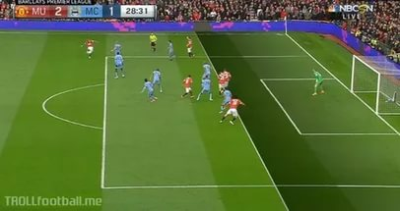
#> input picture s_futbol1.jpg, 400 x 211 px
$ jupyter execute Untitled.ipynb
#> lines starting #> are read from the running program, lines starting #| are printed output that depends on the picture; after the words box and inside, x2 and y2 are one past the last pixel; in counts of white or black regions, pixels touching at a corner belong together
[cell 1]
import cv2

resim = cv2.imread('s_futbol1.jpg')
#> resim is the input picture: shape (211, 400, 3); mean B, G, R 54.3, 111.4, 87.3


# R , G , B --> Gri
# gri = (R + G + B)/3
# gri = 0.30*R + 0.59*G + 0.11*B


gri_resim = cv2.cvtColor(resim, cv2.COLOR_BGR2GRAY)
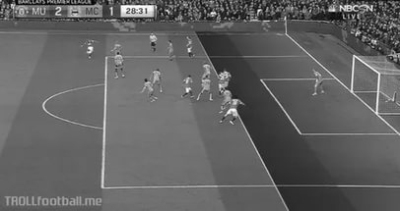
#> gri_resim: shape (211, 400); min 2, max 253, mean 97.7

deger = resim[200:250,250:300]


print(deger)
#> (printed output is left out)

renkli2 = cv2.cvtColor(gri_resim, cv2.COLOR_GRAY2BGR)

print(f'BGR karşılığı : {resim[100,100]}')
#| BGR karşılığı : [ 36 132  96]
print(f'Gri karşılığı : {gri_resim[100,100]}')
#| Gri karşılığı : 110
print(f'Yalancı BGR   : {renkli2[100,100]}')
#| Yalancı BGR   : [110 110 110]


gri_resim[100:150,120:190]=0
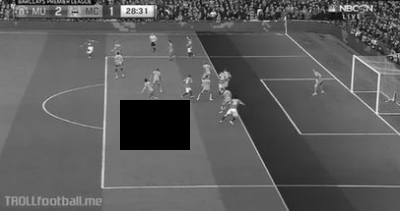
#> gri_resim: shape (211, 400); 4.15% of pixels changed, all inside (x1, y1, x2, y2) = (120, 100, 190, 150)

cv2.imshow('Goruntu',gri_resim)

cv2.waitKey()
cv2.destroyAllWindows()

[cell 2]
import cv2

resim = cv2.imread('s_futbol1.jpg')

resim2 = cv2.bitwise_not(resim)
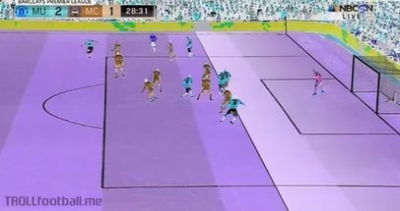
#> resim2: shape (211, 400, 3); mean B, G, R 200.7, 143.6, 167.7

cv2.imshow("sonucc",resim)
cv2.imshow('sonuc',resim2)

cv2.waitKey()
cv2.destroyAllWindows()

[cell 3]
import cv2
import numpy as np

resim1=np.zeros((500,500),'uint8')
resim1[150:250,200:400]=255

resim2=np.zeros((500,500),'uint8')
resim2[200:350,300:450]=255

resim3=cv2.bitwise_not(resim1)

cv2.imshow('resim1',resim1)
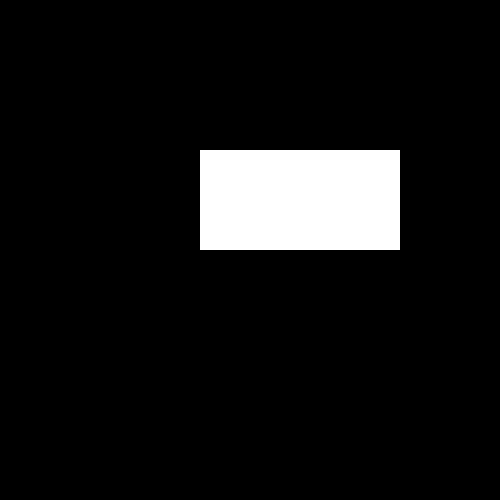
#> window 'resim1': shape (500, 500); 8% white; 1 white region, box (x1, y1, x2, y2) and area: (200, 150, 400, 250) 20000
cv2.imshow('resim2',resim2)
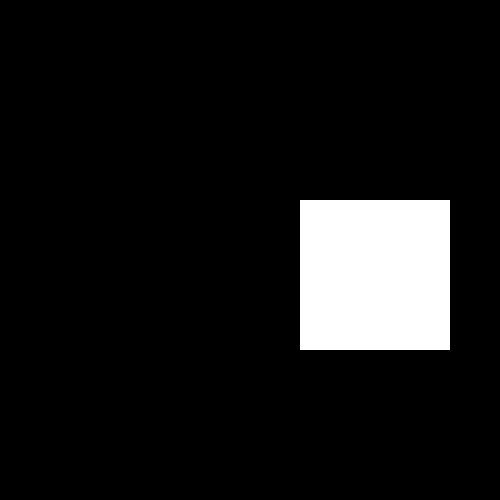
#> window 'resim2': shape (500, 500); 9% white; 1 white region, box (x1, y1, x2, y2) and area: (300, 200, 450, 350) 22500
cv2.imshow('resim3',resim3)
cv2.waitKey()
cv2.destroyAllWindows()


# 100 --> 01100100
# 200 --> 11001000
# 255 --> 11101100

# sonuc-> 01000000 ->64

$ run again, with s_ev1.jpg copied over s_futbol1.jpg
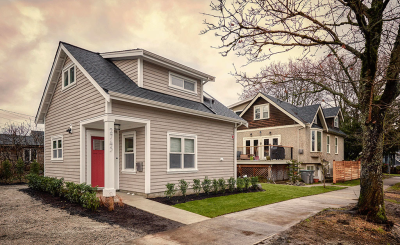
#> input picture s_ev1.jpg, 400 x 245 px
#> resim is the input picture: shape (245, 400, 3); mean B, G, R 113.2, 131.4, 148.1
#> (printed output is left out)
#| BGR karşılığı : [ 96 111 130]
#| Gri karşılığı : 115
#| Yalancı BGR   : [115 115 115]
#> `gri_resim[100:150,120:190]=0`:
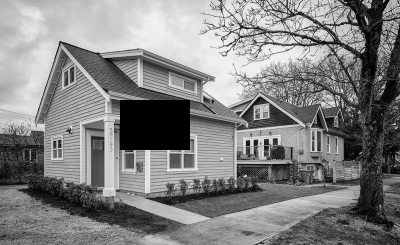
#> gri_resim: shape (245, 400); min 0, max 245, mean 129.6
#> `resim2 = cv2.bitwise_not(resim)`:
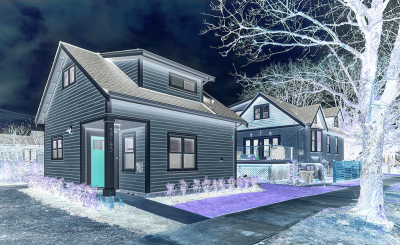
#> resim2: shape (245, 400, 3); mean B, G, R 141.8, 123.6, 106.9
